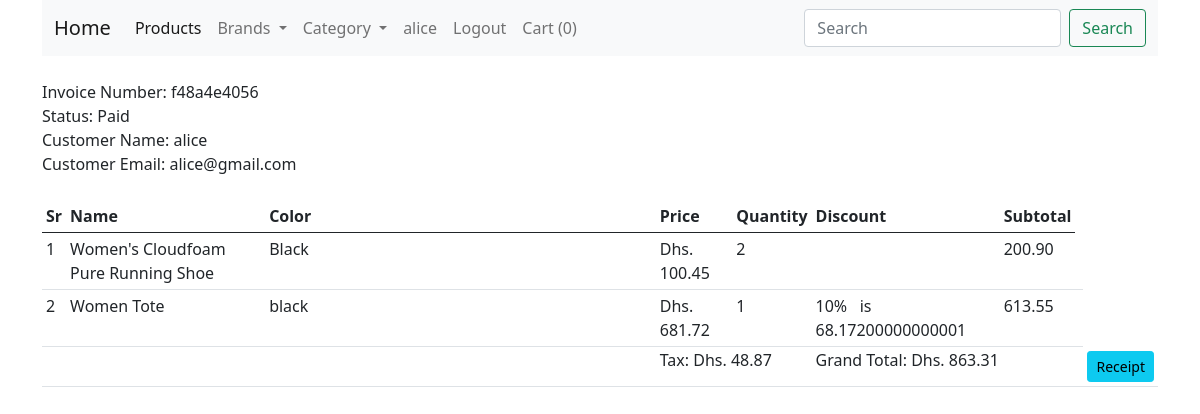
The app's page /orders/1fbb718566 (signed in) with its own data.
### shop/customers/models.py (models this page shows, shortened)
class Register(db.Model, UserMixin):
    id = db.Column(db.Integer, primary_key=True)
    name = db.Column(db.String(50), unique=False)
    username = db.Column(db.String(50), unique=True)
    email = db.Column(db.String(50), unique=True)
    password = db.Column(db.String(100), unique=False)
    country = db.Column(db.String(50), unique=False)
    state = db.Column(db.String(50), unique=False)
    city = db.Column(db.String(50), unique=False)
    address = db.Column(db.String(50), unique=False)
    zipcode = db.Column(db.String(50), unique=False)
    profile = db.Column(db.String(200), unique=False, default='profile.jpg')
    date_created = db.Column(db.DateTime, nullable=False, default=datetime.utcnow)

class CustomerOrder(db.Model):
    id = db.Column(db.Integer, primary_key=True)
    invoice = db.Column(db.String(20), unique=True, nullable=False)
    status = db.Column(db.String(20), default='Pending', nullable=False)
    customer_id = db.Column(db.Integer, unique=False, nullable=False)
    date_created = db.Column(db.DateTime, default=datetime.utcnow, nullable=False)
    orders = db.Column(JsonEcodedDict)

### shop/customers/routes.py (the view)
@app.route('/orders/<invoice>')
@login_required
def orders(invoice):
    grandTotal = 0
    subTotal = 0
    customer_id = current_user.id
    customer = Register.query.filter_by(id=customer_id).first()
    orders = CustomerOrder.query.filter_by(customer_id=customer_id).order_by(CustomerOrder.id.desc()).first()
    for _key, product in orders.orders.items():
        discount = (product['discount']/100) * float(product['price'])
        subTotal += float(product['price']) * int(product['quantity'])
        subTotal -= discount
        tax = ("%.2f" % (.06 * float(subTotal)))
        grandTotal = ("%.2f" % (1.06 * float(subTotal)))
    return render_template('customer/order.html', invoice=invoice, tax=tax, subTotal=subTotal, grandTotal=grandTotal, customer=customer,
    orders=orders)

### shop/customers/models.py (called while the page is built)
@login_manager.user_loader
def user_loader(user_id):
    return Register.query.get(user_id)

    def process_result_value(self, value, dialect):
        if value is None:
            return {}
        else:
            return json.loads(value)

### shop/templates/customer/order.html (shortened to what this page needs)
{% extends "layout.html" %}
{% block content %}
{% include 'navbar.html' %}
<div class="container mt-4">
    <div class="row">
        <div class="col-md-12">
            Invoice Number: {{ orders.invoice }}<br>
            Status: {{ orders.status }}<br>
            Customer Name: {{ customer.name }}<br>
            Customer Email: {{ customer.email }}<br><br>
            <table class="table table-sm">
                <thead>
                    <th>Sr</th>
                    <th>Name</th>
                    <th>Color</th>
                    <th>Price</th>
                    <th>Quantity</th>
                    <th>Discount</th>
                    <th>Subtotal</th>
                </thead>
                <tbody>
                    {% for key, product in orders.orders.items() %}
                    {% set discount = ((product.discount/100) * product.price|float) %}
                    <tr>
                        <td>{{ loop.index }}</td>
                        <td>{{ product.name }}</td>
                        <form action="{{ url_for('updatecart', code=key)}}" method="POST">
                            <td>{{ product.color|capitalize }}</td>
                            <td>Dhs. {{ product.price }}</td>
                            <td>{{ product.quantity }}</td>
                            {% if product.discount > 0 %}
                                <td>{{ product.discount }}% &nbsp; is {{ discount }}</td>
                            {% else %}
                                <td></td>
                            {% endif %}
                            {% set subtotal = product.quantity|int * product.price|float %}
                            <td>{{ "%0.2f"|format((subtotal|float)-discount|float) }}</td>
                            <td></td>
                        </form>
                    </tr>
                    {% endfor %}
                    <tr>
                        <td colspan="2">
                        </td>
                        <td width="35%"></td>
                        <td colspan="2"><h6>Tax: Dhs. {{tax}}</h6></td>
                        <td colspan="4"><h6>Grand Total: Dhs. {{grandTotal}}</h6></td>
                        <td>
                            <form action="{{ url_for('get_pdf', invoice=orders.invoice)}}" method="POST">
                                <button type="submit" class="btn btn-info btn-sm">Receipt</button>
                            </form>
                        </td>
                    </tr>
                </tbody>
            </table>
        </div>
    </div>
</div>
{% endblock %}

### shop/templates/navbar.html (shortened to what this page needs)
<div class="container">
    <nav class="navbar navbar-expand-lg navbar-light bg-light">
      <div class="container-fluid">
        <a class="navbar-brand" href="/">Home</a>
        <div class="collapse navbar-collapse" id="navbarSupportedContent">
          <ul class="navbar-nav me-auto mb-2 mb-lg-0">
            <li class="nav-item">
              <a class="nav-link active" aria-current="page" href="/">Products</a>
            </li>
            <li class="nav-item dropdown">
              <a class="nav-link dropdown-toggle" href="#" id="navbarDropdown" role="button" data-bs-toggle="dropdown" aria-expanded="false">
                Brands
              </a>
            </li>
            <li class="nav-item dropdown">
              <a class="nav-link dropdown-toggle" href="#" id="navbarDropdown" role="button" data-bs-toggle="dropdown" aria-expanded="false">
                Category
              </a>
            </li>
            {% if current_user.is_authenticated %}
              <li class="nav-item">
                <a class="nav-link" href="{{ url_for('customer_logout')}}" tabindex="-1">{{ current_user.name }}</a>
              </li>
              <li class="nav-item">
                <a class="nav-link" href="{{ url_for('customer_logout')}}" tabindex="-1">Logout</a>
              </li>
            {% endif %}
            <li class="nav-item">
              <a class="nav-link" href="{{ url_for('getCart')}}" tabindex="-1">Cart ({{ session['Shoppingcart']|length }})</a>
            </li>
          </ul>
          <form class="d-flex" action="{{ url_for('result') }}">
            <input class="form-control me-2" type="search" placeholder="Search" aria-label="Search" name="q">
            <button class="btn btn-outline-success" type="submit">Search</button>
          </form>
        </div>
      </div>
    </nav>
</div>

### records on screen
Register: name "alice", email "alice@gmail.com"
CustomerOrder: invoice "f48a4e4056", status "Paid"

### other values on screen
{{ session['Shoppingcart']|length }} "0"
{{ product.name }} "Women's Cloudfoam Pure Running Shoe" "Women Tote"
{{ product.color|capitalize }} "Black" "black"
{{ product.price }} "100.45" "681.72"
{{ product.quantity }} "2" "1"
{{ "%0.2f"|format((subtotal|float)-discount|float) }} "200.90" "613.55"
{{ product.discount }} "10"
{{ discount }} "68.17200000000001"
{{ tax }} "48.87"
{{ grandTotal }} "863.31"
